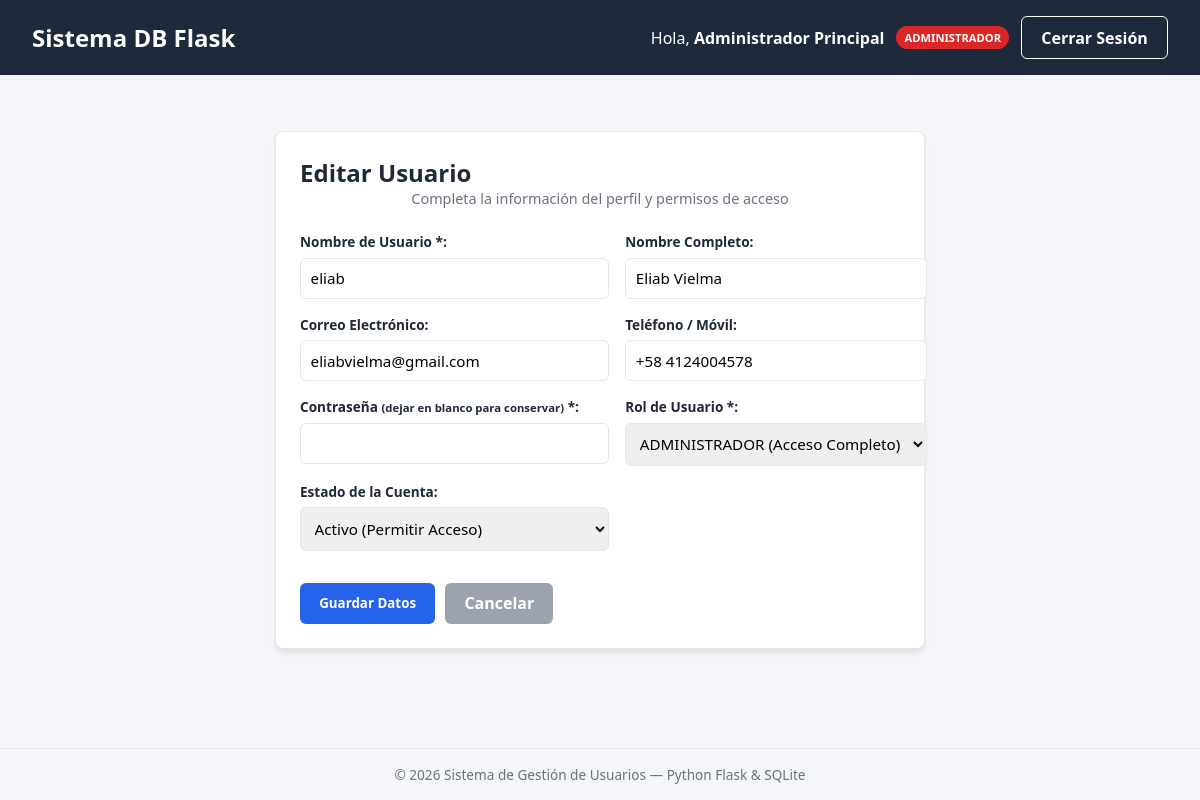
Page /user/edit/2 (signed in) on the committed database.
### tables this page shows
CREATE TABLE users (
            id INTEGER PRIMARY KEY AUTOINCREMENT,
            username TEXT UNIQUE NOT NULL,
            password TEXT NOT NULL,
            role TEXT NOT NULL,
            full_name TEXT,
            email TEXT,
            phone TEXT,
            is_active INTEGER NOT NULL DEFAULT 1,
            created_at DATETIME DEFAULT CURRENT_TIMESTAMP,
            last_login DATETIME
        );

### app.py (the view, shortened to what this page needs)
@app.route('/user/edit/<int:user_id>', methods=['GET', 'POST'])
@login_required
@roles_required('ADMINISTRADOR', 'SUPERVISOR')
def edit_user(user_id):
    conn = get_db_connection()
    user = conn.execute('SELECT * FROM users WHERE id = ?', (user_id,)).fetchone()
    if not user:
        conn.close()
        flash('El usuario solicitado no existe.', 'danger')
        return redirect(url_for('dashboard'))
    conn.close()
    return render_template('user_form.html', action='Editar', user=user)

### app.py (called while the page is built)
def get_db_connection():
    conn = sqlite3.connect(DATABASE)
    conn.row_factory = sqlite3.Row
    return conn

def login_required(f):
    @wraps(f)
    def decorated_function(*args, **kwargs):
        if 'user_id' not in session:
            flash('Por favor, inicia sesión para acceder al sistema.', 'warning')
            return redirect(url_for('login'))
        return f(*args, **kwargs)
    return decorated_function

def roles_required(*allowed_roles):
    def decorator(f):
        @wraps(f)
        def decorated_function(*args, **kwargs):
            if 'role' not in session or session['role'] not in allowed_roles:
                flash('No tienes permisos suficientes para realizar esta acción.', 'danger')
                return redirect(url_for('dashboard'))
            return f(*args, **kwargs)
        return decorated_function
    return decorator

### templates/user_form.html (shortened to what this page needs)
{% extends "base.html" %}
{% block content %}
<div class="form-wrapper">
    <div class="card form-card-wide">
        <h2>{{ action }} Usuario</h2>
        <p class="text-subtitle">Completa la información del perfil y permisos de acceso</p>
        <form action="" method="POST" class="form-grid">
            <div class="form-control">
                <label for="username">Nombre de Usuario *:</label>
                <input type="text" id="username" name="username" value="{{ user.username if user else '' }}" required>
            </div>
            <div class="form-control">
                <label for="full_name">Nombre Completo:</label>
                <input type="text" id="full_name" name="full_name" placeholder="Ej. Juan Pérez" value="{{ user.full_name if user else '' }}">
            </div>
            <div class="form-control">
                <label for="email">Correo Electrónico:</label>
                <input type="email" id="email" name="email" placeholder="correo@ejemplo.com" value="{{ user.email if user else '' }}">
            </div>
            <div class="form-control">
                <label for="phone">Teléfono / Móvil:</label>
                <input type="text" id="phone" name="phone" placeholder="+58 412 1234567" value="{{ user.phone if user else '' }}">
            </div>
            <div class="form-control">
                <label for="password">Contraseña {% if action == 'Editar' %}<small>(dejar en blanco para conservar)</small>{% endif %} *:</label>
                <input type="password" id="password" name="password" {% if action == 'Crear' %}required{% endif %}>
            </div>
            <div class="form-control">
                <label for="role">Rol de Usuario *:</label>
                <select id="role" name="role" required>
                    <option value="ADMINISTRADOR" {% if user and user.role == 'ADMINISTRADOR' %}selected{% endif %}>ADMINISTRADOR (Acceso Completo)</option>
                </select>
            </div>
            {% if session.role == 'ADMINISTRADOR' %}
            <div class="form-control">
                <label for="is_active">Estado de la Cuenta:</label>
                <select id="is_active" name="is_active">
                    <option value="1" {% if not user or user.is_active == 1 %}selected{% endif %}>Activo (Permitir Acceso)</option>
                </select>
            </div>
            {% endif %}
            <div class="form-actions-full">
                <button type="submit" class="btn btn-primary">Guardar Datos</button>
                <a href="{{ url_for('dashboard') }}" class="btn btn-secondary">Cancelar</a>
            </div>
        </form>
    </div>
</div>
{% endblock %}

### templates/base.html (shortened to what this page needs)
<!DOCTYPE html>
<html lang="es">
<head>
    <link rel="stylesheet" href="{{ url_for('static', filename='style.css') }}">
</head>
<body>
    <header class="navbar">
        <div class="nav-container">
            <h2 class="logo">Sistema DB Flask</h2>
            {% if session.user_id %}
                <div class="user-info">
                    <span>Hola, <strong>{{ session.full_name or session.username }}</strong></span>
                    <span class="badge badge-{{ session.role | lower }}">{{ session.role }}</span>
                    <a href="{{ url_for('logout') }}" class="btn btn-outline">Cerrar Sesión</a>
                </div>
            {% endif %}
        </div>
    </header>
    <main class="container">
        {% block content %}{% endblock %}
    </main>
    <footer class="footer">
        <p>&copy; 2026 Sistema de Gestión de Usuarios — Python Flask & SQLite</p>
    </footer>
</body>
</html>

### static/style.css (style rules this page uses)
:root { --bg-color: #f4f6f9; --card-bg: #ffffff; --primary: #2563eb; --primary-hover: #1d4ed8; --success: #16a34a; --warning: #d97706; --danger: #dc2626; --text-color: #1f2937; --text-muted: #6b7280; --border-color: #e5e7eb; }
* { box-sizing: border-box; margin: 0; padding: 0; font-family: 'Segoe UI', Tahoma, Geneva, Verdana, sans-serif; }
body { background-color: var(--bg-color); color: var(--text-color); min-height: 100vh; display: flex; flex-direction: column; }
.navbar { background-color: #1e293b; color: #fff; padding: 1rem 2rem; }
.nav-container { max-width: 1200px; margin: 0 auto; display: flex; justify-content: space-between; align-items: center; }
.user-info { display: flex; align-items: center; gap: 12px; }
.container { max-width: 1200px; margin: 2rem auto; padding: 0 1rem; flex: 1; }
.card { background: var(--card-bg); border-radius: 8px; padding: 1.5rem; box-shadow: 0 4px 6px -1px rgba(0, 0, 0, 0.1); border: 1px solid var(--border-color); margin-bottom: 1.5rem; }
.login-wrapper, .form-wrapper { display: flex; justify-content: center; margin-top: 1.5rem; }
.form-card-wide { width: 100%; max-width: 650px; }
.text-subtitle { color: var(--text-muted); font-size: 0.9rem; margin-bottom: 1.5rem; text-align: center; }
.form-grid { display: grid; grid-template-columns: 1fr 1fr; gap: 1rem; }
.form-grid .form-actions-full { grid-column: span 2; display: flex; gap: 10px; margin-top: 1rem; }
.form-control { display: flex; flex-direction: column; gap: 0.4rem; }
.form-control label { font-weight: 600; font-size: 0.85rem; }
.form-control input, .form-control select { padding: 0.6rem; border: 1px solid var(--border-color); border-radius: 6px; font-size: 0.95rem; }
.btn { padding: 0.6rem 1.2rem; border-radius: 6px; border: none; cursor: pointer; font-weight: 600; text-decoration: none; display: inline-block; transition: background 0.2s, opacity 0.2s; }
.btn-primary { background: var(--primary); color: white; }
.btn-secondary { background: #9ca3af; color: white; }
.btn-outline { border: 1px solid #ffffff; color: white; background: transparent; }
.badge { padding: 0.25rem 0.5rem; border-radius: 12px; font-size: 0.7rem; font-weight: 700; color: white; display: inline-block; }
.badge-administrador { background-color: var(--danger); }
.footer { text-align: center; padding: 1rem; color: var(--text-muted); font-size: 0.85rem; border-top: 1px solid var(--border-color); margin-top: auto; }

### rows in the picture
users: role "ADMINISTRADOR", username "eliab", full_name "Eliab Vielma", email "eliabvielma@gmail.com", phone "+58 4124004578", role "ADMINISTRADOR (Acceso Completo)", is_active "Activo (Permitir Acceso)"

### other values in the picture
{{ session.full_name or session.username }} "Administrador Principal"
{{ action }} "Editar"
